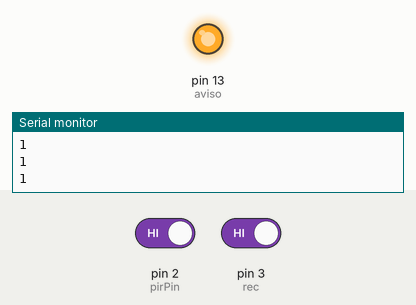
Bench run of a sketch on a simulated Arduino Uno, built with avr-gcc and run on an emulated ATmega328P. Parts: output pins drawn as LEDs (lit = HIGH), the last lines printed to the serial monitor. The test bench sets the inputs (shaded band); at power-on: pin 2 (pirPin) HIGH, pin 3 (rec) HIGH.

Above: at 1.2 s.
1.3 s: pin 2 (pirPin) driven LOW
At 2.5 s:
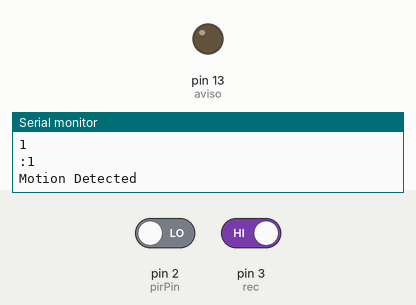
4.3 s: pin 2 (pirPin) driven HIGH
At 5.7 s:
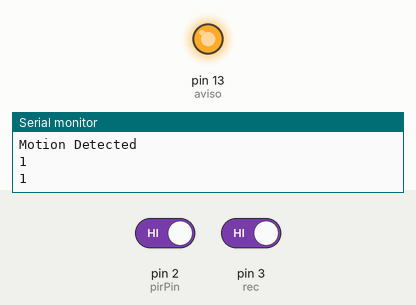
6.9 s: pin 3 (rec) driven LOW
At 8.1 s:
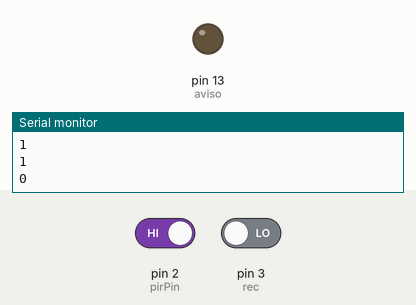
Timing chart, 0 to 9.9 s (numbered marks = the images above; inputs shaded):
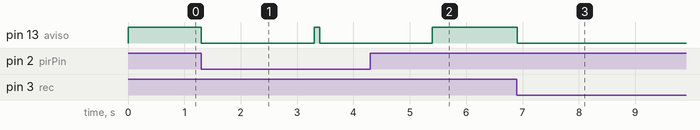

The sketch:

prueba_1.ino
```cpp
//Variable declaration
const int pirPin = 2; //Variable that will receive the digital signal from the sensor

const int aviso = 13;
const int rec = 3;

unsigned long tieGra = 2000;
unsigned long auxtiem = 0;

void setup(){

 Serial.begin(9600);      // set the baud rate serial with 9600

 pinMode(pirPin, INPUT);  // declares variable pirPin as an input
 pinMode(rec, INPUT);
 pinMode(aviso, OUTPUT);
}

void loop(){

 int pirVal = digitalRead(pirPin); // Leemos el sensor pir
 Serial.print(pirVal + ":"); // mostramos la medicion del sensor pir

  int recVal = digitalRead(rec); // Leemos el sensor pir
  Serial.println(recVal);

  // verificamos que no se este grabando un mensaje
  if(recVal != 1){
    // iniciamos la gravacion
    digitalWrite (aviso, LOW);
    auxtiem = millis();
    delay(500);
    while(recVal != 1){
      recVal = digitalRead(rec); // Leemos el sensor pir
      delay(10);
    }
    tieGra = millis()-auxtiem;
    digitalWrite (aviso, HIGH); // desactivamos el aviso
  }

  else if(pirVal != 1){ // Low value means that a motion was detected
    Serial.println("Motion Detected"); // print at the serial monitor the words: Motion Detected
    digitalWrite (aviso, LOW);
    delay(tieGra);
   }
   if(recVal != 0){
    digitalWrite (aviso, HIGH); // desactivamos el aviso
   }
  delay(100); // wait for 2 seconds before compare again

}
```

Measured:
- after the input at 1.3 s, pin 13 (aviso): HIGH → LOW at once, → HIGH 2.0 s later, → LOW 0.10 s later
- after the input at 4.3 s, pin 13 (aviso): goes on until 5.4 s, then stays HIGH
- after the input at 6.9 s, pin 13 (aviso): HIGH → LOW at once
